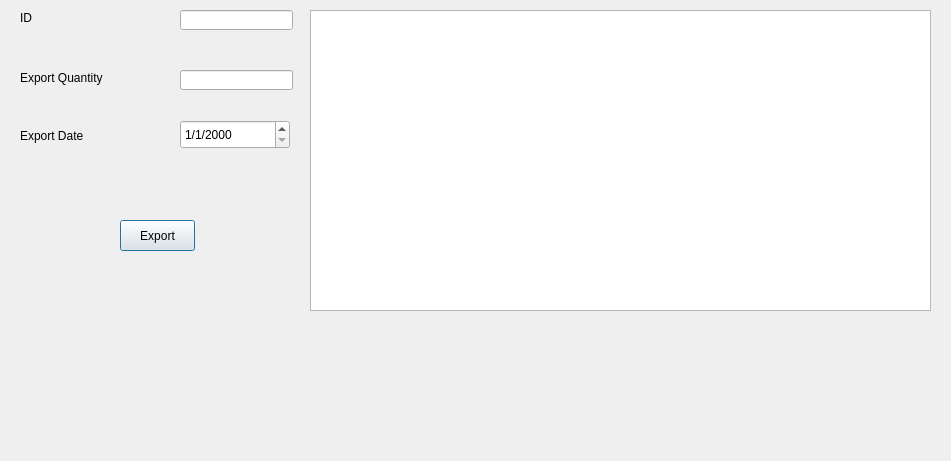
<?xml version="1.0" encoding="UTF-8"?>
<ui version="4.0">
 <class>ExportItem</class>
 <widget class="QDialog" name="ExportItem">
  <property name="windowModality">
   <enum>Qt::WindowModality::WindowModal</enum>
  </property>
  <property name="geometry">
   <rect>
    <x>0</x>
    <y>0</y>
    <width>951</width>
    <height>461</height>
   </rect>
  </property>
  <property name="windowTitle">
   <string>Export an Item</string>
  </property>
  <property name="inputMethodHints">
   <set>Qt::InputMethodHint::ImhExclusiveInputMask</set>
  </property>
  <widget class="QPushButton" name="btnExport">
   <property name="geometry">
    <rect>
     <x>120</x>
     <y>220</y>
     <width>75</width>
     <height>31</height>
    </rect>
   </property>
   <property name="font">
    <font>
     <pointsize>9</pointsize>
    </font>
   </property>
   <property name="text">
    <string>Export</string>
   </property>
  </widget>
  <widget class="QLabel" name="label">
   <property name="geometry">
    <rect>
     <x>20</x>
     <y>10</y>
     <width>121</width>
     <height>16</height>
    </rect>
   </property>
   <property name="font">
    <font>
     <pointsize>9</pointsize>
    </font>
   </property>
   <property name="text">
    <string>ID</string>
   </property>
  </widget>
  <widget class="QLineEdit" name="txtID">
   <property name="geometry">
    <rect>
     <x>180</x>
     <y>10</y>
     <width>113</width>
     <height>20</height>
    </rect>
   </property>
   <property name="font">
    <font>
     <pointsize>9</pointsize>
    </font>
   </property>
  </widget>
  <widget class="QLabel" name="lblInfo">
   <property name="geometry">
    <rect>
     <x>90</x>
     <y>160</y>
     <width>141</width>
     <height>51</height>
    </rect>
   </property>
   <property name="text">
    <string/>
   </property>
  </widget>
  <widget class="QLineEdit" name="txtExportCount">
   <property name="geometry">
    <rect>
     <x>180</x>
     <y>70</y>
     <width>113</width>
     <height>20</height>
    </rect>
   </property>
   <property name="font">
    <font>
     <pointsize>9</pointsize>
    </font>
   </property>
  </widget>
  <widget class="QLabel" name="label_3">
   <property name="geometry">
    <rect>
     <x>20</x>
     <y>70</y>
     <width>121</width>
     <height>16</height>
    </rect>
   </property>
   <property name="font">
    <font>
     <pointsize>9</pointsize>
    </font>
   </property>
   <property name="text">
    <string>Export Quantity</string>
   </property>
  </widget>
  <widget class="QLabel" name="label_4">
   <property name="geometry">
    <rect>
     <x>20</x>
     <y>125</y>
     <width>121</width>
     <height>21</height>
    </rect>
   </property>
   <property name="font">
    <font>
     <pointsize>9</pointsize>
    </font>
   </property>
   <property name="text">
    <string>Export Date</string>
   </property>
  </widget>
  <widget class="QDateEdit" name="dateExport">
   <property name="geometry">
    <rect>
     <x>180</x>
     <y>120</y>
     <width>110</width>
     <height>29</height>
    </rect>
   </property>
   <property name="maximumDateTime">
    <datetime>
     <hour>23</hour>
     <minute>59</minute>
     <second>59</second>
     <year>9999</year>
     <month>12</month>
     <day>30</day>
    </datetime>
   </property>
   <property name="currentSection">
    <enum>QDateTimeEdit::Section::DaySection</enum>
   </property>
   <property name="displayFormat">
    <string>d/M/yyyy</string>
   </property>
  </widget>
  <widget class="QTableView" name="tableView">
   <property name="geometry">
    <rect>
     <x>310</x>
     <y>10</y>
     <width>621</width>
     <height>301</height>
    </rect>
   </property>
  </widget>
 </widget>
 <resources/>
 <connections/>
</ui>
